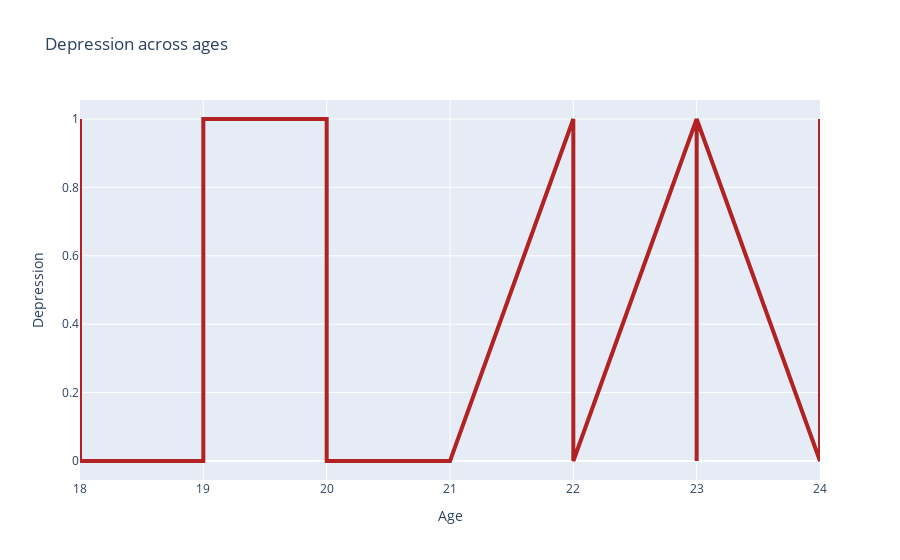

The notebook cell saved with this chart:
### Code cell
x = dataset["Age"]

fig = go.Figure()
# Create and style traces
fig.add_trace(go.Scatter(x=x, y=dataset["Depression"],
                         name='Depression',
                         line=dict(color='firebrick', width=4)))


# Edit the layout
fig.update_layout(title='Depression across ages',
                   xaxis_title='Age',
                   yaxis_title='Depression')


fig.show()

### Figure 1 — Plotly figure (JSON) as saved in the notebook; plotly's stock layout.template omitted (floating-point values rounded to 4 significant figures)
{"data": [{"line": {"color": "firebrick", "width": 4}, "name": "Depression", "type": "scatter", "x": [18, 18, 18, 18, 18, 18, 18, 18, 18, 18, 18, 18, 18, 18, 18, 18, 18, 18, 18, 18, 18, 18, 18, 18, 18, 18, 18, 18, 18, 18, 18, 18, 19, 19, 19, 19, 19, 19, 19, 19, 19, 19, 19, 19, 19, 19, 19, 19, 19, 19, 19, 19, 19, 20, 20, 20, 20, 20, 20, 20, 21, 21, 21, 22, 22, 23, 23, 23, 23, 23, 23, 23, 23, 23, 23, 23, 23, 23, 24, 24, 24, 24, 24, 24, 24, 24, 24, 24, 24, 24, 24, 24, 24, 24, 24, 24, 24, 24, 24, 24, 24], "y": [1, 1, 0, 0, 0, 0, 1, 0, 0, 1, 0, 0, 0, 1, 0, 1, 1, 1, 0, 0, 1, 0, 0, 1, 0, 0, 0, 1, 0, 0, 0, 0, 0, 0, 1, 1, 0, 0, 1, 1, 0, 0, 1, 1, 0, 0, 0, 1, 0, 0, 1, 0, 1, 1, 0, 1, 0, 0, 1, 0, 0, 0, 0, 1, 0, 1, 0, 1, 1, 0, 0, 0, 1, 0, 0, 0, 0, 1, 0, 0, 0, 1, 1, 0, 0, 0, 0, 0, 1, 0, 0, 0, 1, 0, 0, 0, 0, 0, 0, 1, 1]}], "layout": {"title": {"text": "Depression across ages"}, "xaxis": {"title": {"text": "Age"}}, "yaxis": {"title": {"text": "Depression"}}}}
